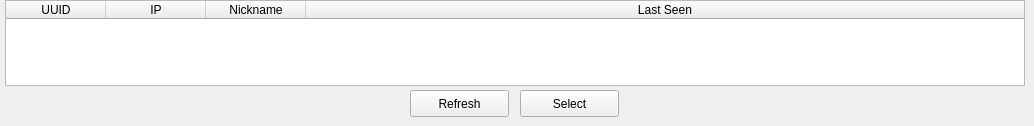
      <widget class="QWidget" name="page_48">
       <widget class="QPushButton" name="pushButton_node_select_1">
        <property name="geometry">
         <rect>
          <x>520</x>
          <y>90</y>
          <width>99</width>
          <height>27</height>
         </rect>
        </property>
        <property name="text">
         <string>Select</string>
        </property>
       </widget>
       <widget class="QPushButton" name="pushButton_node_refresh_1">
        <property name="geometry">
         <rect>
          <x>410</x>
          <y>90</y>
          <width>99</width>
          <height>27</height>
         </rect>
        </property>
        <property name="text">
         <string>Refresh</string>
        </property>
       </widget>
       <widget class="QTableWidget" name="tableWidget_node_list_1">
        <property name="enabled">
         <bool>true</bool>
        </property>
        <property name="geometry">
         <rect>
          <x>5</x>
          <y>0</y>
          <width>1020</width>
          <height>86</height>
         </rect>
        </property>
        <property name="selectionMode">
         <enum>QAbstractItemView::SingleSelection</enum>
        </property>
        <property name="selectionBehavior">
         <enum>QAbstractItemView::SelectRows</enum>
        </property>
        <attribute name="horizontalHeaderStretchLastSection">
         <bool>true</bool>
        </attribute>
        <attribute name="verticalHeaderVisible">
         <bool>false</bool>
        </attribute>
        <column>
         <property name="text">
          <string>UUID</string>
         </property>
        </column>
        <column>
         <property name="text">
          <string>IP</string>
         </property>
        </column>
        <column>
         <property name="text">
          <string>Nickname</string>
         </property>
        </column>
        <column>
         <property name="text">
          <string>Last Seen</string>
         </property>
        </column>
       </widget>
      </widget>
